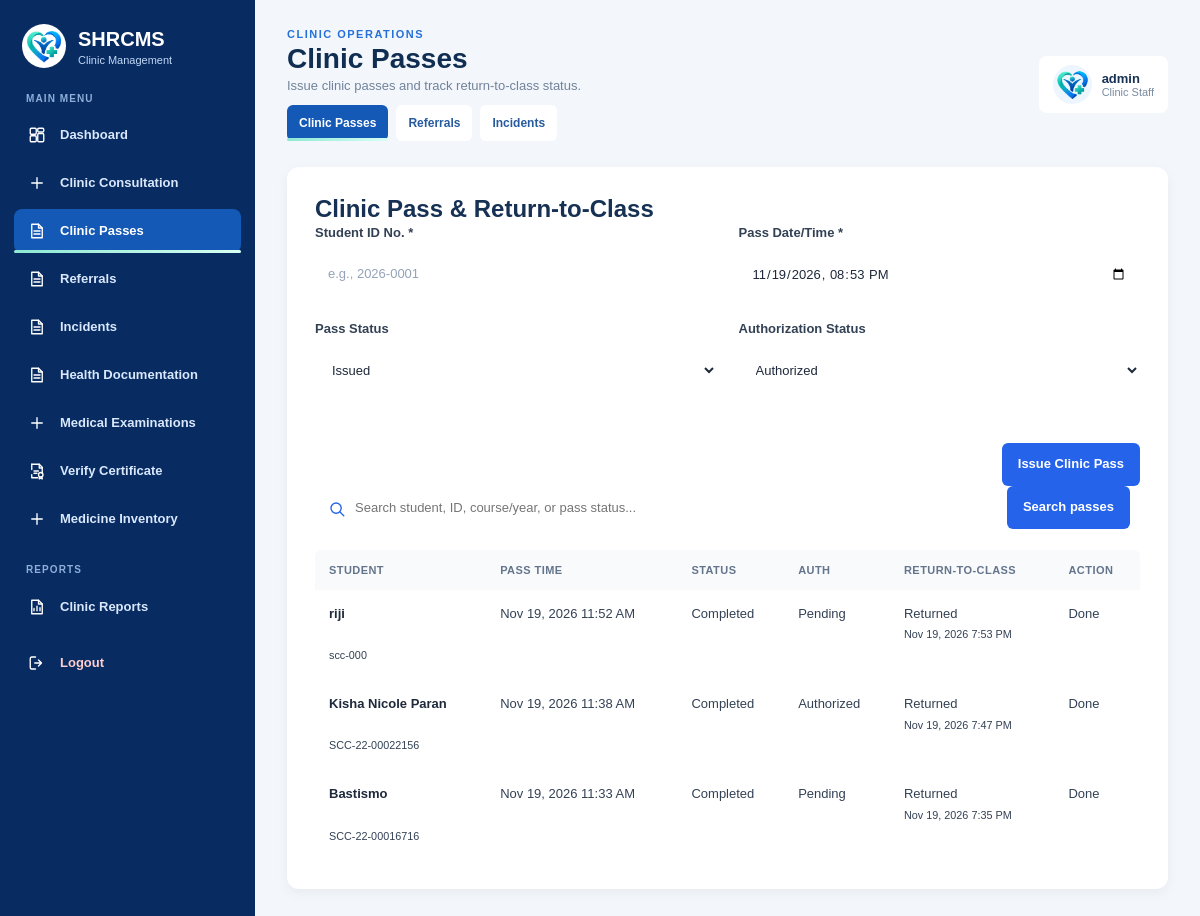
The app's page /php/Staff_Dashboard/clinic_operations.php (signed in), older data.
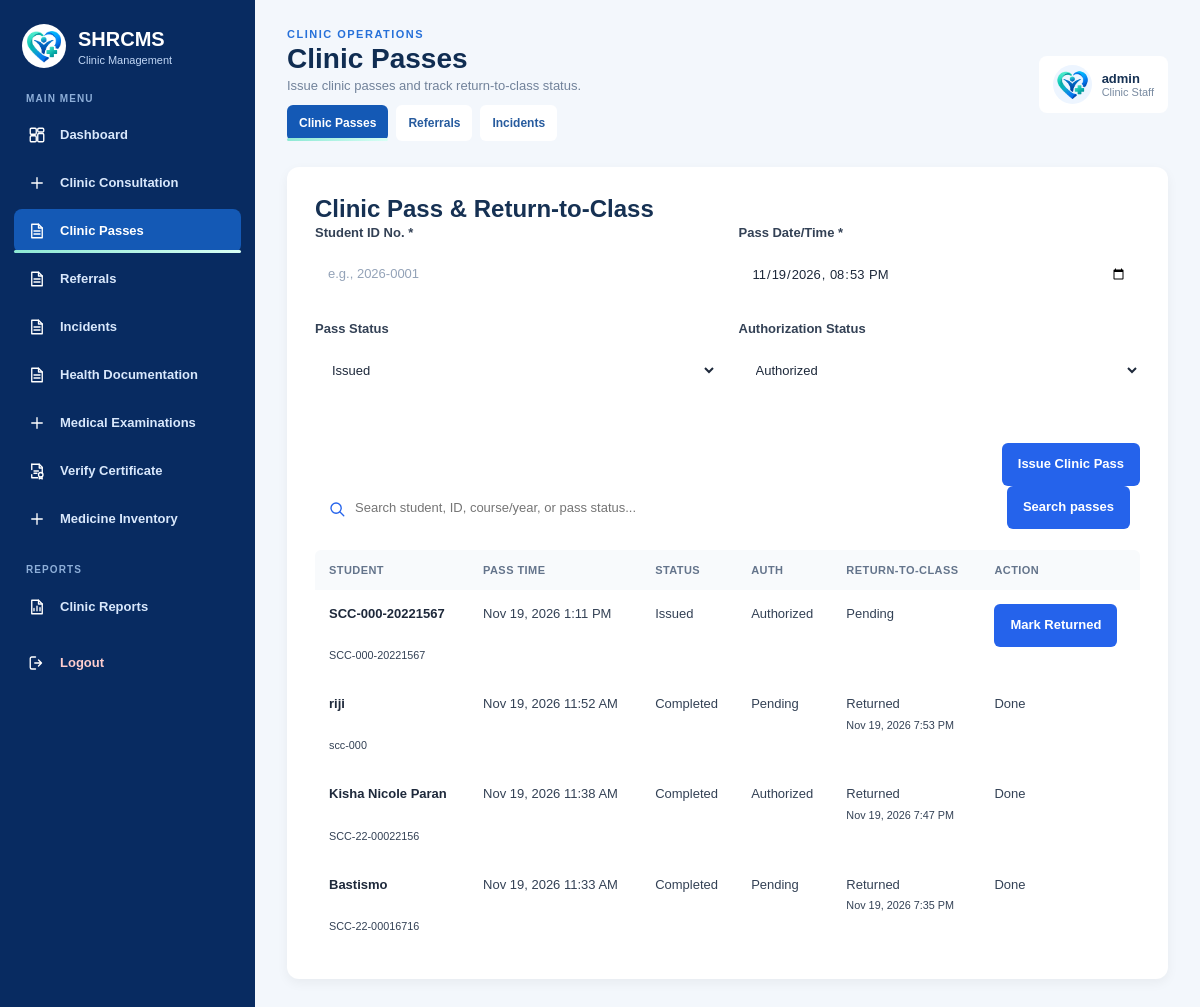
The same page, newer data.
### tables this page shows
CREATE TABLE `clinic_passes` (
  `id` int NOT NULL,
  `student_id_no` varchar(50) NOT NULL,
  `pass_date` datetime NOT NULL,
  `pass_status` varchar(50) NOT NULL DEFAULT 'Issued',
  `authorization_status` varchar(50) NOT NULL DEFAULT 'Authorized',
  `return_status` varchar(50) NOT NULL DEFAULT 'Pending',
  `returned_at` datetime DEFAULT NULL,
  `teacher_confirmed_return_at` datetime DEFAULT NULL,
  `return_confirmed_by_teacher_id` int DEFAULT NULL,
  `issued_by_staff_id` int DEFAULT NULL,
  `created_at` timestamp NOT NULL DEFAULT CURRENT_TIMESTAMP
);

CREATE TABLE `students` (
  `id` int NOT NULL,
  `student_id_no` varchar(50) NOT NULL,
  `fullname` varchar(100) NOT NULL,
  `age` int DEFAULT NULL,
  `gender` varchar(20) DEFAULT NULL,
  `course_year` varchar(50) DEFAULT NULL,
  `contact` varchar(20) DEFAULT NULL,
  `allergies` text,
  `known_conditions` text,
  `created_at` timestamp NOT NULL DEFAULT CURRENT_TIMESTAMP,
  `user_id` int DEFAULT NULL,
  `email` varchar(100) DEFAULT NULL,
  `id_document` varchar(255) DEFAULT NULL,
  `password` varchar(255) DEFAULT NULL,
  `medical_history` text,
  `current_medications` text,
  `immunization_information` text,
  `emergency_contact_name` varchar(100) DEFAULT NULL,
  `emergency_contact_relationship` varchar(50) DEFAULT NULL,
  `emergency_contact_number` varchar(20) DEFAULT NULL,
  `birthdate` date DEFAULT NULL
);

### php/Staff_Dashboard/clinic_operations.php (the view, shortened to what the changed rows need)
<?php
require_once __DIR__ . '/../db.php';
$conn->set_charset('utf8mb4');
function e($value): string
{
    return htmlspecialchars((string)($value ?? ''), ENT_QUOTES, 'UTF-8');
}
$message = trim((string)($_GET['message'] ?? ''));
$view = (string)($_GET['view'] ?? 'passes');
$search = is_string($_GET['search'] ?? null) ? trim($_GET['search']) : '';
$search = mb_substr($search, 0, 100);
$searchPattern = '%' . $search . '%';
$passes = [];
try {
    $passStmt = $conn->prepare(
        "SELECT p.*, s.fullname, s.course_year
         FROM clinic_passes p
         LEFT JOIN students s ON s.student_id_no = p.student_id_no
         WHERE (? = '' OR p.student_id_no LIKE ? OR s.fullname LIKE ?
                OR s.course_year LIKE ? OR p.pass_status LIKE ?
                OR p.authorization_status LIKE ? OR p.return_status LIKE ?)
         ORDER BY p.pass_date DESC, p.id DESC LIMIT 30"
    );
    $passStmt->bind_param(
        'sssssss',
        $search,
        $searchPattern,
        $searchPattern,
        $searchPattern,
        $searchPattern,
        $searchPattern,
        $searchPattern
    );
    $passStmt->execute();
    $passes = $passStmt->get_result()->fetch_all(MYSQLI_ASSOC);
} catch (Throwable $ex) {
    error_log('Clinic operations fetch error: ' . $ex->getMessage());
    $message = $message ?: 'Some operational tables are not yet initialized in the database.';
    $messageType = 'error';
}
?>
<!DOCTYPE html>
<html lang="en">
<head>
    <link rel="stylesheet" href="../../css/Shared/style.css?v=20261114-icons">
    <link rel="stylesheet" href="../../css/Staff/staff-dashboard.css?v=20261115-staff-admin-alignment">
    <link rel="stylesheet" href="../../css/Staff/consultation.css?v=20261114-icons">
</head>
<body class="staff-dashboard-body">
    <aside class="staff-sidebar">
        <a href="staff_dashboard.php" class="staff-brand">
            <div><h2>SHRCMS</h2><p>Clinic Management</p></div>
        </a>
    </aside>
    <main class="staff-main">
        <header class="staff-header">
            <div>
                <h1><?= $view === 'passes' ? 'Clinic Passes' : ($view === 'referrals' ? 'Clinic Referrals' : 'Incident &amp; First-Aid') ?></h1>
            </div>
        </header>
        <?php if ($view === 'passes'): ?>
        <section class="consultation-panel">
            <h2>Clinic Pass &amp; Return-to-Class</h2>
            <div class="consultation-table-wrap" style="margin-top:16px;">
                <table class="consultation-table">
                    <thead>
                        <tr><th>Student</th><th>Pass Time</th><th>Status</th><th>Auth</th><th>Return-to-Class</th><th>Action</th></tr>
                    </thead>
                    <tbody>
                        <?php if ($passes): foreach ($passes as $p): ?>
                            <tr>
                                <td><strong><?= e($p['fullname'] ?: $p['student_id_no']) ?></strong><br><small><?= e($p['student_id_no']) ?></small></td>
                                <td><?= e(date('M j, Y g:i A', strtotime($p['pass_date']))) ?></td>
                                <td><?= e($p['pass_status']) ?></td>
                                <td><?= e($p['authorization_status']) ?></td>
                                <td><?= e($p['return_status']) ?><?= !empty($p['returned_at']) ? '<br><small>' . e(date('M j, Y g:i A', strtotime($p['returned_at']))) . '</small>' : '' ?></td>
                                <td>
                                    <?php if ($p['return_status'] === 'Pending'): ?>
                                        <form method="POST" action="clinic_operations.php">
                                            <button type="submit" class="consultation-search-button">Mark Returned</button>
                                        </form>
                                    <?php else: ?>
                                        <span>Done</span>
                                    <?php endif; ?>
                                </td>
                            </tr>
                        <?php endforeach; else: ?>
                            <tr><td colspan="6"><?= $search !== '' ? 'No clinic passes match your search.' : 'No clinic passes recorded yet.' ?></td></tr>
                        <?php endif; ?>
                    </tbody>
                </table>
            </div>
        </section>
        <?php endif; ?>
    </main>
</body>
</html>

Row changes from the older to the newer data that the page shows:
added clinic_passes: student_id_no "SCC-000-20221567", pass_date "Nov 19, 2026 1:11 PM", pass_status "Issued", authorization_status "Authorized", return_status "Pending"
